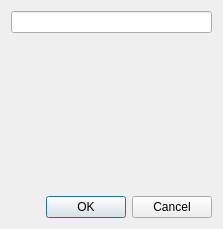
<?xml version="1.0" encoding="UTF-8"?>
<ui version="4.0">
 <class>GroupEditorDialog</class>
 <widget class="QDialog" name="GroupEditorDialog">
  <property name="geometry">
   <rect>
    <x>0</x>
    <y>0</y>
    <width>223</width>
    <height>229</height>
   </rect>
  </property>
  <property name="windowTitle">
   <string>Edit groups</string>
  </property>
  <layout class="QVBoxLayout" name="verticalLayout">
   <item>
    <widget class="LC::Util::TagsLineEdit" name="CategoriesLineEdit_"/>
   </item>
   <item>
    <widget class="LC::Util::CategorySelector" name="GroupsSelector_" native="true"/>
   </item>
   <item>
    <spacer name="verticalSpacer">
     <property name="orientation">
      <enum>Qt::Vertical</enum>
     </property>
     <property name="sizeHint" stdset="0">
      <size>
       <width>20</width>
       <height>40</height>
      </size>
     </property>
    </spacer>
   </item>
   <item>
    <widget class="QDialogButtonBox" name="buttonBox">
     <property name="orientation">
      <enum>Qt::Horizontal</enum>
     </property>
     <property name="standardButtons">
      <set>QDialogButtonBox::Cancel|QDialogButtonBox::Ok</set>
     </property>
    </widget>
   </item>
  </layout>
 </widget>
 <customwidgets>
  <customwidget>
   <class>LC::Util::TagsLineEdit</class>
   <extends>QLineEdit</extends>
   <header location="global">util/tags/tagslineedit.h</header>
  </customwidget>
  <customwidget>
   <class>LC::Util::CategorySelector</class>
   <extends>QWidget</extends>
   <header location="global">util/tags/categoryselector.h</header>
   <container>1</container>
  </customwidget>
 </customwidgets>
 <resources/>
 <connections>
  <connection>
   <sender>buttonBox</sender>
   <signal>accepted()</signal>
   <receiver>GroupEditorDialog</receiver>
   <slot>accept()</slot>
   <hints>
    <hint type="sourcelabel">
     <x>248</x>
     <y>254</y>
    </hint>
    <hint type="destinationlabel">
     <x>157</x>
     <y>274</y>
    </hint>
   </hints>
  </connection>
  <connection>
   <sender>buttonBox</sender>
   <signal>rejected()</signal>
   <receiver>GroupEditorDialog</receiver>
   <slot>reject()</slot>
   <hints>
    <hint type="sourcelabel">
     <x>316</x>
     <y>260</y>
    </hint>
    <hint type="destinationlabel">
     <x>286</x>
     <y>274</y>
    </hint>
   </hints>
  </connection>
 </connections>
</ui>
